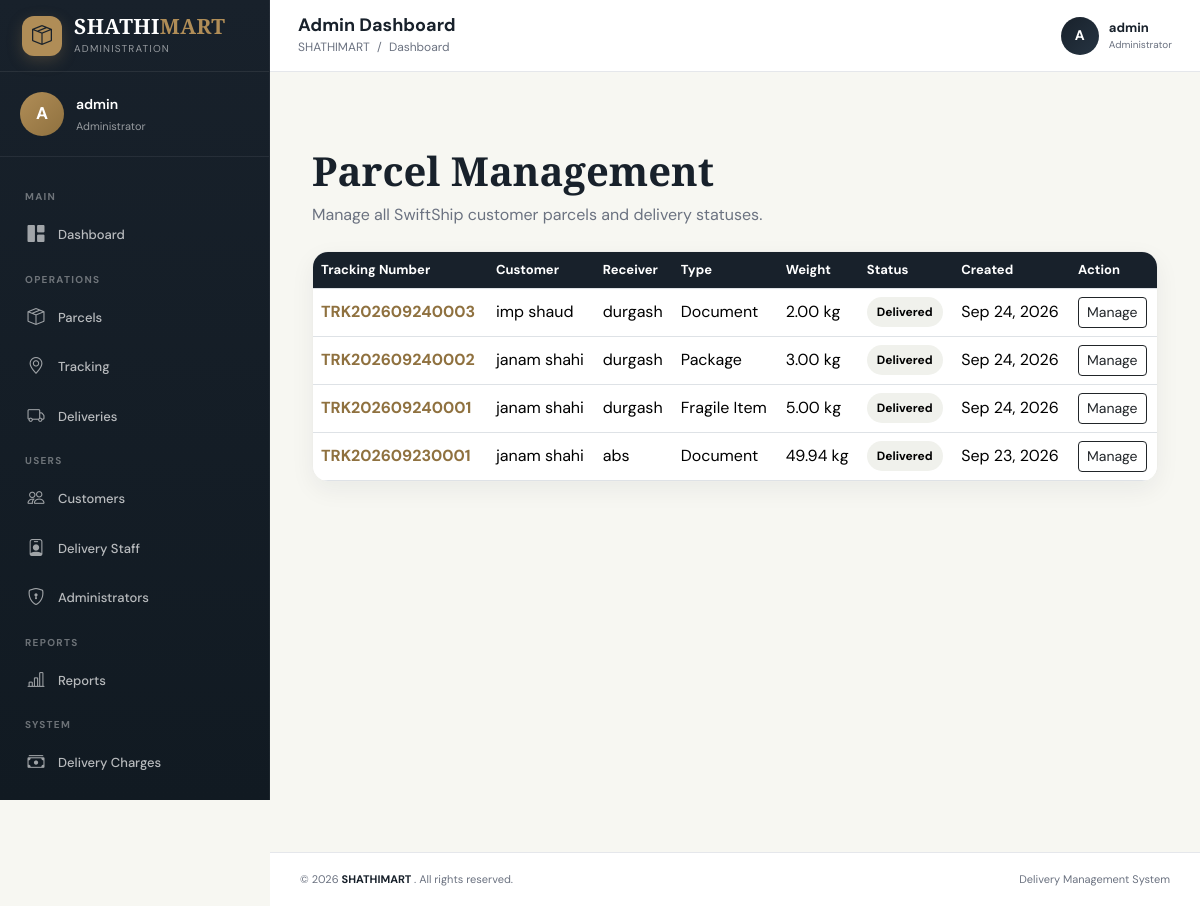
The page /parcels/admin/ (signed in) on the database as committed earlier.
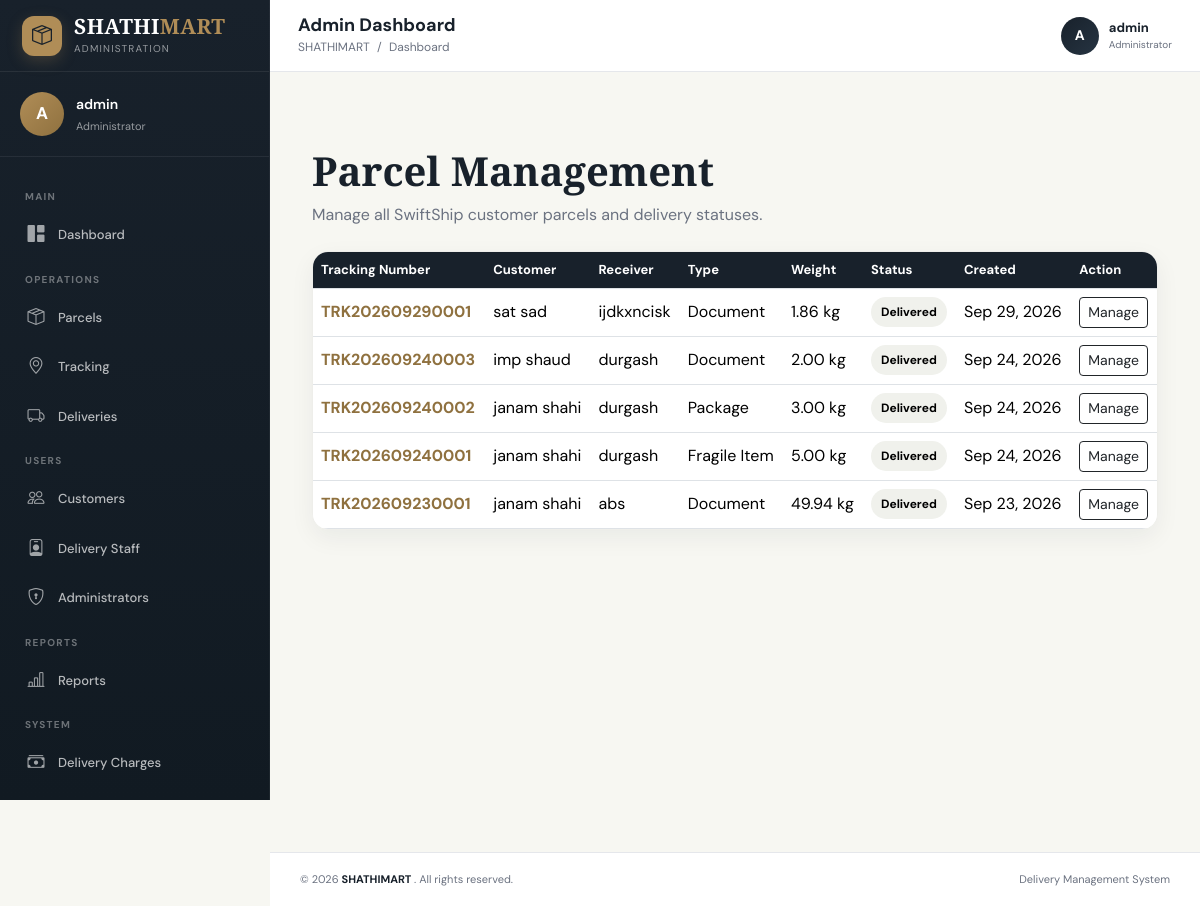
The same page on the database as committed later.
### parcels/models.py (models this page shows, shortened)
class Parcel(models.Model):
    PARCEL_TYPE_CHOICES = [
        ('document', 'Document'),
        ('package', 'Package'),
        ('fragile', 'Fragile Item'),
        ('electronics', 'Electronics'),
        ('clothing', 'Clothing'),
        ('food', 'Food Item'),
        ('other', 'Other'),
    ]
    STATUS_CHOICES = [
        ('pending', 'Pending'),
        ('pickup_requested', 'Pickup Requested'),
        ('assigned', 'Assigned'),
        ('picked_up', 'Picked Up'),
        ('in_transit', 'In Transit'),
        ('out_for_delivery', 'Out for Delivery'),
        ('delivered', 'Delivered'),
        ('cancelled', 'Cancelled'),
        ('failed', 'Failed Delivery'),
        ('rescheduled', 'Rescheduled'),
    ]
    customer = models.ForeignKey(
        User,
        on_delete=models.CASCADE,
        related_name='parcels'
    )
    tracking_number = models.CharField(
        max_length=30,
        unique=True
    )
    sender_name = models.CharField(
        max_length=150
    )
    sender_phone = models.CharField(
        max_length=15
    )
    sender_address = models.TextField()
    receiver_name = models.CharField(
        max_length=150
    )
    receiver_phone = models.CharField(
        max_length=15
    )
    receiver_address = models.TextField()
    parcel_type = models.CharField(
        max_length=30,
        choices=PARCEL_TYPE_CHOICES,
        default='package'
    )
    weight = models.DecimalField(
        max_digits=8,
        decimal_places=2
    )
    description = models.TextField(
        blank=True
    )
    pickup_date = models.DateField(
        null=True,
        blank=True
    )
    delivery_date = models.DateField(
        null=True,
        blank=True
    )
    delivery_charge = models.DecimalField(
        max_digits=10,
        decimal_places=2,
        default=0
    )
    status = models.CharField(
        max_length=30,
        choices=STATUS_CHOICES,
        default='pending'
    )
    created_at = models.DateTimeField(
        auto_now_add=True
    )
    updated_at = models.DateTimeField(
        auto_now=True
    )
    class Meta:
        ordering = ['-created_at']
        verbose_name = 'Parcel'
        verbose_name_plural = 'Parcels'

### parcels/views.py (the view)
@login_required
def admin_parcel_list(request):
    if not is_admin(request):
        messages.error(
            request,
            "You are not authorized to access parcel management."
        )
        return redirect("dashboard")
    parcels = (
        Parcel.objects
        .select_related(
            "customer",
            "delivery",
            "delivery__delivery_staff",
            "payment"
        )
        .order_by("-created_at")
    )
    return render(
        request,
        "parcels/admin_parcel_list.html",
        {
            "parcels": parcels
        }
    )

### notifications/context_processors.py (called while the page is built)
def notification_context(request):
    if not request.user.is_authenticated:
        return {
            "navbar_notifications": [],
            "unread_notifications_count": 0,
        }
    notifications = Notification.objects.filter(
        user=request.user
    ).select_related(
        "parcel"
    )[:8]
    unread_count = Notification.objects.filter(
        user=request.user,
        is_read=False
    ).count()
    return {
        "navbar_notifications": notifications,
        "unread_notifications_count": unread_count,
    }

### parcels/views.py (called while the page is built, shortened)
def is_admin(request):
    if not request.user.is_authenticated:
        return False
    if request.user.is_superuser:
        return True

### templates/parcels/admin_parcel_list.html (shortened to what this page needs)
{% extends "dashboard/admin_base.html" %}
{% block content %}
<section class="admin-page">
    <div class="container">
        <div class="page-header mb-4">
            <h1>Parcel Management</h1>
            <p>
                Manage all SwiftShip customer parcels and delivery statuses.
            </p>
        </div>
        <div class="table-card">
            <div class="table-responsive">
                <table class="table table-hover mb-0">
                    <thead>
                        <tr>
                            <th>Tracking Number</th>
                            <th>Customer</th>
                            <th>Receiver</th>
                            <th>Type</th>
                            <th>Weight</th>
                            <th>Status</th>
                            <th>Created</th>
                            <th>Action</th>
                        </tr>
                    </thead>
                    <tbody>
                        {% for parcel in parcels %}
                            <tr>
                                <td>
                                    <a
                                        href="{% url 'admin_parcel_detail' parcel.id %}"
                                        class="tracking"
                                    >
                                        {{ parcel.tracking_number }}
                                    </a>
                                </td>
                                <td>
                                    {{ parcel.customer.get_full_name|default:parcel.customer.username }}
                                </td>
                                <td>
                                    {{ parcel.receiver_name }}
                                </td>
                                <td>
                                    {{ parcel.get_parcel_type_display }}
                                </td>
                                <td>
                                    {{ parcel.weight }} kg
                                </td>
                                <td>
                                    <span class="status">
                                        {{ parcel.get_status_display }}
                                    </span>
                                </td>
                                <td>
                                    {{ parcel.created_at|date:"M d, Y" }}
                                </td>
                                <td>
                                    <a
                                        href="{% url 'admin_parcel_detail' parcel.id %}"
                                        class="btn btn-sm btn-outline-dark"
                                    >
                                        Manage
                                    </a>
                                </td>
                            </tr>
                        {% endfor %}
                    </tbody>
                </table>
            </div>
        </div>
    </div>
</section>
{% endblock %}

Rows that differ between the two databases and show on the page:
added Parcel: tracking_number "TRK202609290001", customer.get_full_name "sat sad", receiver_name "ijdkxncisk", parcel_type "Document", weight "1.86", status "Delivered", created_at "Sep 29, 2026"
